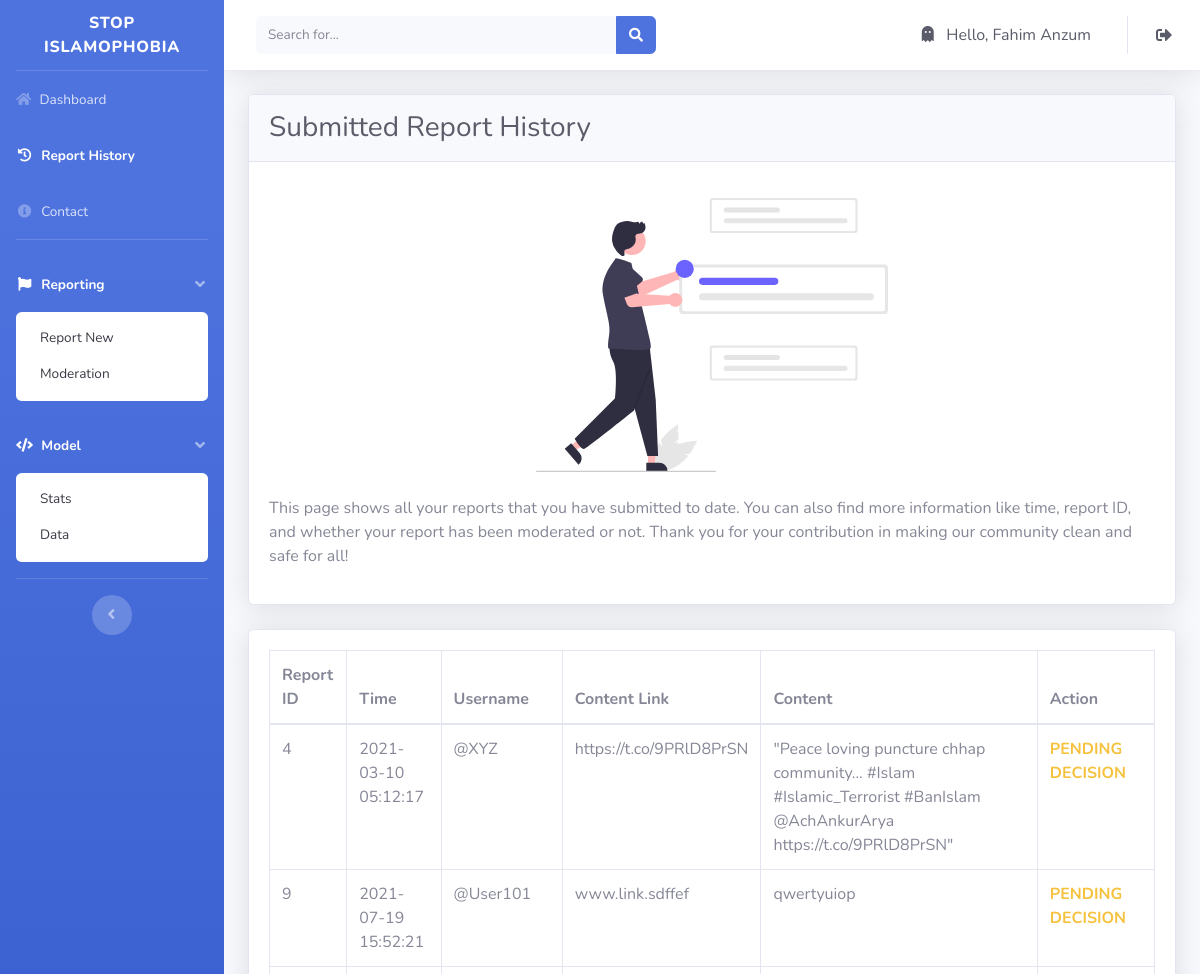
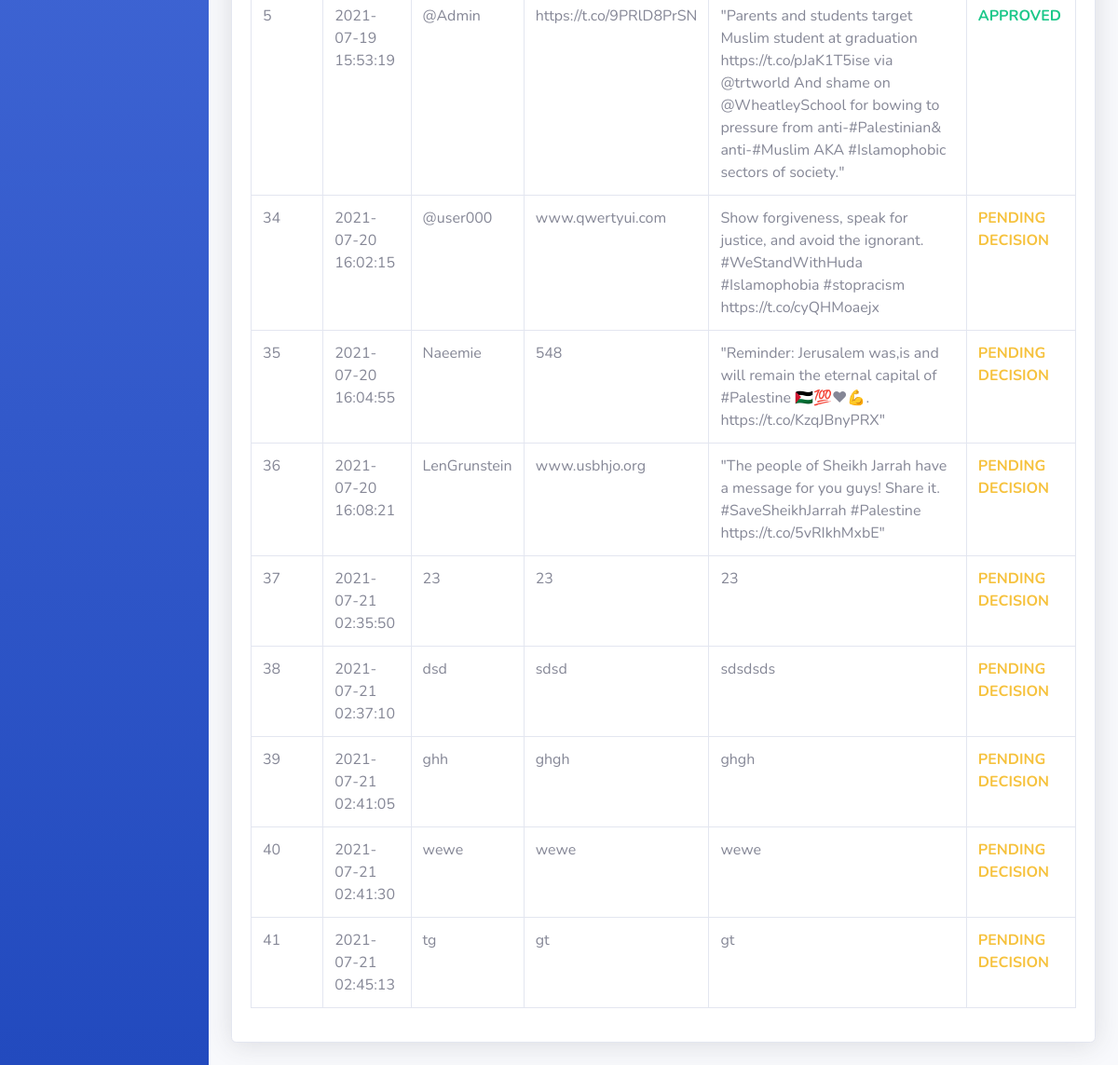
The page /report_history.php (signed in) on the database its author committed (2 pictures, top to bottom).
### tables this page shows
CREATE TABLE `users` (
  `user_id` bigint(11) NOT NULL,
  `name` varchar(35) NOT NULL,
  `email` varchar(55) NOT NULL,
  `password` varchar(15) NOT NULL,
  `gender` tinytext DEFAULT NULL,
  `role` tinytext DEFAULT NULL
);

CREATE TABLE `report` (
  `report_id` bigint(20) NOT NULL,
  `time` timestamp NOT NULL DEFAULT current_timestamp() ON UPDATE current_timestamp(),
  `reporter_name` varchar(110) NOT NULL,
  `report_link` varchar(1000) NOT NULL,
  `location` varchar(100) DEFAULT NULL,
  `retweeted` bigint(20) DEFAULT NULL,
  `followers` bigint(20) DEFAULT NULL,
  `following` bigint(20) DEFAULT NULL,
  `total_tweet` bigint(20) DEFAULT NULL,
  `report_post` varchar(1000) NOT NULL,
  `approve` int(11) NOT NULL DEFAULT 0,
  `user_name` varchar(100) NOT NULL
);

### function.php (called while the page is built, shortened)
<?php
function check_login($con)
{
	if(isset($_SESSION['name']))
	{
		$name = $_SESSION['name'];
		$query = "select * from users where name = '$name' limit 1";
		$result = mysqli_query($con,$query);
		if($result && mysqli_num_rows($result) > 0)
		{
			$user_data = mysqli_fetch_assoc($result);
			return $user_data;
		}
	}
	die;
}

### report_history.php (the view, shortened to what this page needs)
<?php
include("dbconnect.php");
include("function.php");
$user_data = check_login($con);
?>
<!DOCTYPE html>
<html lang="en">
<head>
    <link href="vendor/fontawesome-free/css/all.min.css" rel="stylesheet" type="text/css">
    <link href="css/sb-admin-2.min.css" rel="stylesheet">
</head>
<body id="page-top">
    <div id="wrapper">
        <ul class="navbar-nav bg-gradient-primary sidebar sidebar-dark accordion" id="accordionSidebar">
            <a class="sidebar-brand d-flex align-items-center justify-content-center" href="index_admin.php">
                <div class="sidebar-brand-text mx-3">Stop Islamophobia</div>
            </a>
            <hr class="sidebar-divider my-0">
            <li class="nav-item">
                <a class="nav-link" href="index_admin.php">
                    <i class="fa fa-home" aria-hidden="true"></i>
                    <span>Dashboard</span></a>
            </li>
            <li class="nav-item active">
                <a class="nav-link" href="report_history.php">
                    <i class="fas fa-fw fa-history"></i>
                    <span>Report History</span></a>
            </li>
            <li class="nav-item">
                <a class="nav-link" href="Contact.php">
                    <i class="fas fa-fw fa-info-circle"></i>
                    <span>Contact</span></a>
            </li>
            <hr class="sidebar-divider d-none d-md-block">
            <li class="nav-item active">
                <a class="nav-link" href="#" data-toggle="collapse" data-target="#collapseOne" aria-expanded="true"
                    aria-controls="collapseOne">
                    <i class="fas fa-fw fa-flag"></i>
                    <span>Reporting</span>
                </a>
                <div id="collapseOne" class="collapse show" aria-labelledby="headingTwo"
                    data-parent="#accordionSidebar">
                    <div class="bg-white py-2 collapse-inner rounded">
                        <a class="collapse-item" href="report.php">Report New</a>
                        <a class="collapse-item" href="moderate.php">Moderation</a>
                    </div>
                </div>
            </li>
            <li class="nav-item active">
                <a class="nav-link" href="#" data-toggle="collapse" data-target="#collapseTwo" aria-expanded="true"
                    aria-controls="collapseTwo">
                    <i class="fas fa-fw fa-code" aria-hidden="true"></i>
                    <span>Model</span>
                </a>
                <div id="collapseTwo" class="collapse show" aria-labelledby="headingTwo"
                    data-parent="#accordionSidebar">
                    <div class="bg-white py-2 collapse-inner rounded">
                        <a class="collapse-item" href="report.php">Stats</a>
                        <a class="collapse-item" href="cards.html">Data</a>
                    </div>
                </div>
            </li>
            <hr class="sidebar-divider d-none d-md-block">
            <div class="text-center d-none d-md-inline">
                <button class="rounded-circle border-0" id="sidebarToggle"></button>
            </div>
        </ul>
        <div id="content-wrapper" class="d-flex flex-column">
            <div id="content">
                <nav class="navbar navbar-expand navbar-light bg-white topbar mb-4 static-top shadow">
                    <form
                        class="d-none d-sm-inline-block form-inline mr-auto ml-md-3 my-2 my-md-0 mw-100 navbar-search">
                        <div class="input-group">
                            <input type="text" class="form-control bg-light border-0 small" placeholder="Search for..."
                                aria-label="Search" aria-describedby="basic-addon2">
                            <div class="input-group-append">
                                <button class="btn btn-primary" type="button">
                                    <i class="fas fa-search fa-sm"></i>
                                </button>
                            </div>
                        </div>
                    </form>
                    <ul class="navbar-nav ml-auto">
                        <li class="nav-item dropdown no-arrow">
                            <a class="nav-link dropdown-toggle" id="userDropdown" role="button" data-toggle="dropdown"
                                aria-haspopup="true" aria-expanded="false">
                                <span onclick="location.href = 'profile.php';"
                                    class="mr-2 d-none d-lg-inline text-gray-800"> <i class="fas fa-ghost"></i>
                                    &nbsp; Hello,
                                    <?php echo $user_data['name']; ?> </span>
                            </a>
                        </li>
                        <li class="nav-item dropdown no-arrow">
                            <a class="nav-link dropdown-toggle" href="#" id="userDropdown" role="button"
                                data-toggle="dropdown" aria-haspopup="true" aria-expanded="false">
                                <i onclick="location.href = 'login.php';" class="fas fa-sign-out-alt"
                                    style="color:#5a5c69"></i>
                            </a>
                        </li>
                    </ul>
                </nav>
                <div class="container-fluid">
                    <div class="card shadow mb-4">
                        <div class="card-header py-3">
                            <h1 class="h3 mb-0 text-gray-800">Submitted Report History</h1>
                        </div>
                        <div class="card-body">
                            <div class="text-center">
                                <img class="img-fluid px-3 px-sm-4 mt-3 mb-4" style="width: 25rem;"
                                    src="img/history.svg" alt="...">
                            </div>
                            <p>This page shows all your reports that you have submitted to date. You can also find more
                                information like time, report ID, and whether your report has been moderated or not.
                                Thank you for your contribution in making our community clean and safe for all!
                            </p>
                        </div>
                    </div>
                    <div class="card shadow mb-4">
                        <div class="card-body">
                            <div class="table-responsive">
                                <table class="table table-bordered" id="dataTable" width="100%" cellspacing="0">
                                    <thead>
                                        <tr>
                                            <th>Report ID</th>
                                            <th>Time</th>
                                            <th>Username</th>
                                            <th>Content Link</th>
                                            <th>Content</th>
                                            <th>Action</th>
                                        </tr>
                                    </thead>
                                    <tbody>
                                        <?php $con = mysqli_connect("localhost", "root", "", "stop_islamophobia") or die("Connection Error: " . mysqli_error($conn));
                                        $result = mysqli_query($con, "select * from report ORDER BY time");
                                        while ($row = mysqli_fetch_array($result)) {
                                            $report_id = $row["report_id"];
                                            $approval = $row["approve"];
                                        ?>
                                        <tr>
                                            <td><?= $report_id ?></td>
                                            <td><?= $row["time"] ?></td>
                                            <td><?= $row["reporter_name"] ?></td>
                                            <td><?= $row["report_link"] ?></td>
                                            <td><?= $row["report_post"] ?></td>
                                            <td>
                                                <?php
                                                    if ($approval == 1) {
                                                    ?>
                                                <p class="m-0 font-weight-bold text-success">APPROVED</p>
                                                <?php } elseif ($approval == -1) {
                                                    ?>
                                                <p class="m-0 font-weight-bold text-danger">DENIED</p>
                                                <?php
                                                    } else {
                                                    ?>
                                                <p class="m-0 font-weight-bold text-warning">PENDING DECISION</p>
                                                <?php } ?>
                                            </td>
                                        </tr>
                                        <?php
                                        }
                                        ?>
                                    </tbody>
                                </table>
                            </div>
                        </div>
                    </div>
                </div>
            </div>
        </div>
    </div>
</body>
</html>

### rows shown on the page
users: name "Fahim Anzum"
report: report_id "4", time "2021-03-10 05:12:17", reporter_name "@XYZ", report_link "https://t.co/9PRlD8PrSN", report_post "\"Peace loving puncture chhap community... #Islam #Islamic_Terrorist #BanIslam @AchAnkurArya https://t.co/9PRlD8PrSN\"", approve "PENDING DECISION"
report: report_id "9", time "2021-07-19 15:52:21", reporter_name "@User101", report_link "www.link.sdffef", report_post "qwertyuiop", approve "PENDING DECISION"
report: report_id "5", time "2021-07-19 15:53:19", reporter_name "@Admin", report_link "https://t.co/9PRlD8PrSN", report_post "\"Parents and students target Muslim student at graduation https://t.co/pJaK1T5ise via @trtworld And shame on @WheatleySchool for bowing to pressure from anti-#Palestinian& anti-#Muslim AKA #Islamophobic sectors of society.\"", approve "APPROVED"
report: report_id "34", time "2021-07-20 16:02:15", reporter_name "@user000", report_link "www.qwertyui.com", report_post "Show forgiveness, speak for justice, and avoid the ignorant. #WeStandWithHuda #Islamophobia #stopracism https://t.co/cyQHMoaejx", approve "PENDING DECISION"
report: report_id "35", time "2021-07-20 16:04:55", reporter_name "Naeemie", report_link "548", report_post "\"Reminder: Jerusalem was,is and will remain the eternal capital of #Palestine 🇵🇸💯❤💪. https://t.co/KzqJBnyPRX\"", approve "PENDING DECISION"
report: report_id "36", time "2021-07-20 16:08:21", reporter_name "LenGrunstein", report_link "www.usbhjo.org", report_post "\"The people of Sheikh Jarrah have a message for you guys! Share it. #SaveSheikhJarrah #Palestine https://t.co/5vRIkhMxbE\"", approve "PENDING DECISION"
report: report_id "37", time "2021-07-21 02:35:50", reporter_name "23", report_link "23", report_post "23", approve "PENDING DECISION"
report: report_id "38", time "2021-07-21 02:37:10", reporter_name "dsd", report_link "sdsd", report_post "sdsdsds", approve "PENDING DECISION"
report: report_id "39", time "2021-07-21 02:41:05", reporter_name "ghh", report_link "ghgh", report_post "ghgh", approve "PENDING DECISION"
report: report_id "40", time "2021-07-21 02:41:30", reporter_name "wewe", report_link "wewe", report_post "wewe", approve "PENDING DECISION"
report: report_id "41", time "2021-07-21 02:45:13", reporter_name "tg", report_link "gt", report_post "gt", approve "PENDING DECISION"
